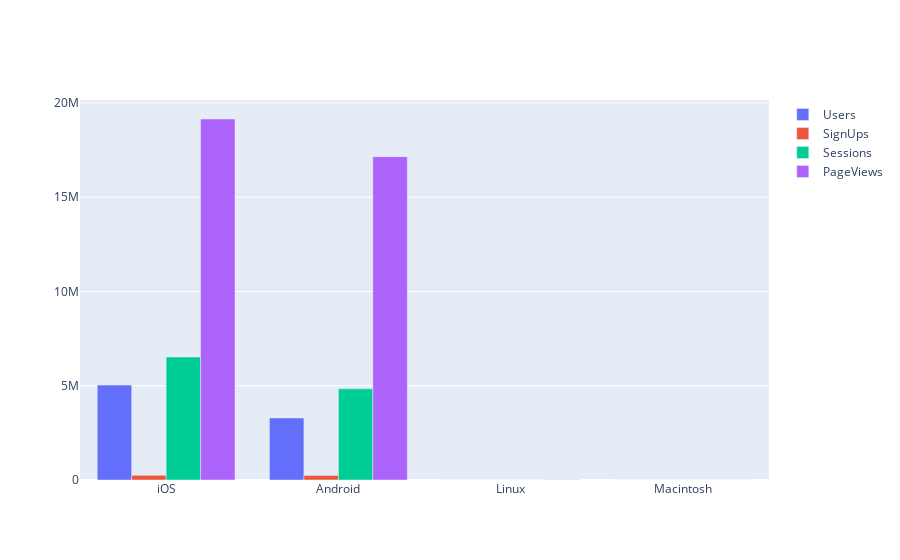

Notebook source saved alongside this figure:
### Code cell
Operating_System=list(dataframe_temp_OS["Operating System"].unique())

fig = go.Figure(data=[
    go.Bar(name="Users", x=Operating_System, y=dataframe_temp_OS["Users_1"].values),
    go.Bar(name="SignUps", x=Operating_System, y=dataframe_temp_OS["Signups_1"].values),
    go.Bar(name="Sessions", x=Operating_System, y=dataframe_temp_OS["Sessions_1"].values),
    go.Bar(name="PageViews", x=Operating_System, y=dataframe_temp_OS["Pageviews_1"].values)
 
])
fig.update_layout(barmode='group')
fig.show()

### Figure 1 — Plotly figure (JSON) as saved in the notebook; plotly's stock layout.template omitted (floating-point values rounded to 4 significant figures)
{"data": [{"name": "Users", "type": "bar", "x": ["iOS", "Android", "Linux", "Macintosh"], "y": [5033790, 3294069, 4111, 391]}, {"name": "SignUps", "type": "bar", "x": ["iOS", "Android", "Linux", "Macintosh"], "y": [245508, 237524, 338, 0]}, {"name": "Sessions", "type": "bar", "x": ["iOS", "Android", "Linux", "Macintosh"], "y": [6524354, 4837730, 6317, 525]}, {"name": "PageViews", "type": "bar", "x": ["iOS", "Android", "Linux", "Macintosh"], "y": [19150665, 17154097, 18758, 1690]}], "layout": {"barmode": "group"}}
